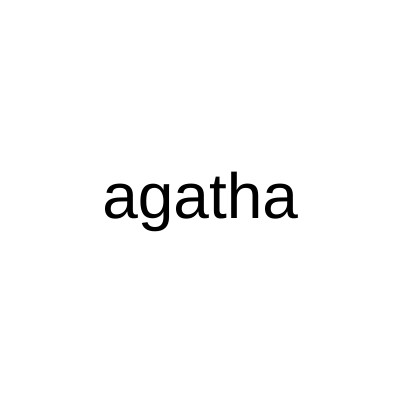
Frame 1 (no input)
Frame 60 (no input): identical to frame 1, image omitted
Frame 120 (the mouse pressed at the canvas centre since frame 60): identical to frame 1, image omitted

The p5.js sketch that drew this single still picture (run headless with seeded random() and noise() and a simulated clock; from frame 60 on, the mouse is pressed at the canvas centre):

// p5.js sketch
// ── sketch.js
function setup() {
  createCanvas(400, 400);
}

function draw() {
  background(220);
}function setup() {
  createCanvas(400, 400);
}

function draw() {
  background("white");
  fill("black");
  textSize(64);
  textAlign(CENTER, CENTER);

  let palavra = "agatha";
  text(palavra, 200, 200);
}
